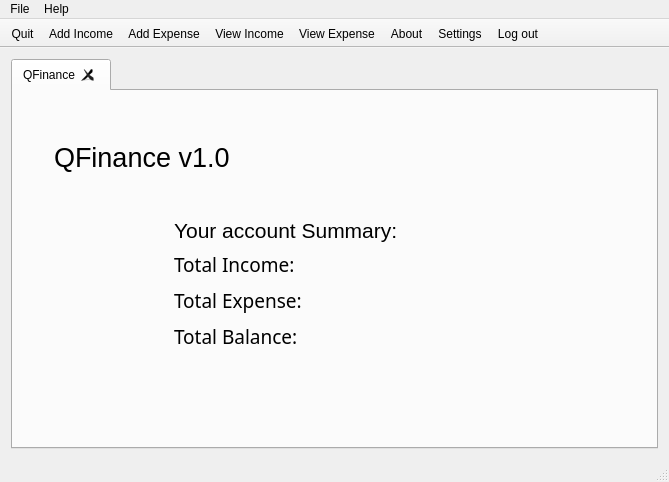
<?xml version="1.0" encoding="UTF-8"?>
<ui version="4.0">
 <class>MainWindow</class>
 <widget class="QMainWindow" name="MainWindow">
  <property name="geometry">
   <rect>
    <x>0</x>
    <y>0</y>
    <width>669</width>
    <height>482</height>
   </rect>
  </property>
  <property name="windowTitle">
   <string>QFinance 1.0</string>
  </property>
  <property name="windowIcon">
   <iconset resource="images.qrc">
    <normaloff>:/Qt Dox/qf-logo (2).png</normaloff>:/Qt Dox/qf-logo (2).png</iconset>
  </property>
  <widget class="QWidget" name="centralWidget">
   <layout class="QHBoxLayout" name="horizontalLayout">
    <item>
     <widget class="QTabWidget" name="tabWidget">
      <property name="enabled">
       <bool>true</bool>
      </property>
      <property name="currentIndex">
       <number>0</number>
      </property>
      <property name="tabsClosable">
       <bool>true</bool>
      </property>
      <widget class="QWidget" name="tab">
       <attribute name="title">
        <string>QFinance</string>
       </attribute>
       <layout class="QGridLayout" name="gridLayout">
        <item row="0" column="1" colspan="2">
         <widget class="QLabel" name="lblHeading">
          <property name="minimumSize">
           <size>
            <width>550</width>
            <height>110</height>
           </size>
          </property>
          <property name="font">
           <font>
            <family>Segoe UI</family>
            <pointsize>20</pointsize>
           </font>
          </property>
          <property name="text">
           <string>QFinance v1.0</string>
          </property>
         </widget>
        </item>
        <item row="1" column="0">
         <spacer name="horizontalSpacer">
          <property name="orientation">
           <enum>Qt::Horizontal</enum>
          </property>
          <property name="sizeHint" stdset="0">
           <size>
            <width>40</width>
            <height>20</height>
           </size>
          </property>
         </spacer>
        </item>
        <item row="1" column="1">
         <layout class="QGridLayout" name="gridLayout_2">
          <property name="leftMargin">
           <number>120</number>
          </property>
          <item row="0" column="1">
           <widget class="QLabel" name="label">
            <property name="font">
             <font>
              <family>Segoe UI</family>
              <pointsize>16</pointsize>
             </font>
            </property>
            <property name="text">
             <string>Your account Summary:</string>
            </property>
           </widget>
          </item>
          <item row="1" column="1">
           <layout class="QVBoxLayout" name="verticalLayout">
            <property name="leftMargin">
             <number>0</number>
            </property>
            <property name="rightMargin">
             <number>0</number>
            </property>
            <item>
             <layout class="QHBoxLayout" name="horizontalLayout_2">
              <item>
               <widget class="QLabel" name="lbLIncome">
                <property name="minimumSize">
                 <size>
                  <width>110</width>
                  <height>30</height>
                 </size>
                </property>
                <property name="font">
                 <font>
                  <family>Calibri Light</family>
                  <pointsize>14</pointsize>
                 </font>
                </property>
                <property name="text">
                 <string>Total Income: </string>
                </property>
               </widget>
              </item>
              <item>
               <widget class="QLabel" name="lblIncomeAmount">
                <property name="minimumSize">
                 <size>
                  <width>70</width>
                  <height>30</height>
                 </size>
                </property>
                <property name="font">
                 <font>
                  <family>Calibri Light</family>
                  <pointsize>14</pointsize>
                 </font>
                </property>
                <property name="styleSheet">
                 <string notr="true">color:rgb(0, 170, 0)</string>
                </property>
                <property name="text">
                 <string/>
                </property>
               </widget>
              </item>
             </layout>
            </item>
            <item>
             <layout class="QHBoxLayout" name="horizontalLayout_3">
              <item>
               <widget class="QLabel" name="lblExpense">
                <property name="minimumSize">
                 <size>
                  <width>110</width>
                  <height>30</height>
                 </size>
                </property>
                <property name="font">
                 <font>
                  <family>Calibri Light</family>
                  <pointsize>14</pointsize>
                 </font>
                </property>
                <property name="text">
                 <string>Total Expense: </string>
                </property>
               </widget>
              </item>
              <item>
               <widget class="QLabel" name="lblExpenseAmount">
                <property name="minimumSize">
                 <size>
                  <width>70</width>
                  <height>30</height>
                 </size>
                </property>
                <property name="font">
                 <font>
                  <family>Calibri Light</family>
                  <pointsize>14</pointsize>
                 </font>
                </property>
                <property name="styleSheet">
                 <string notr="true">color: rgb(255, 0, 0);</string>
                </property>
                <property name="text">
                 <string/>
                </property>
               </widget>
              </item>
             </layout>
            </item>
            <item>
             <layout class="QHBoxLayout" name="horizontalLayout_4">
              <item>
               <widget class="QLabel" name="lblBalance">
                <property name="minimumSize">
                 <size>
                  <width>110</width>
                  <height>30</height>
                 </size>
                </property>
                <property name="font">
                 <font>
                  <family>Calibri Light</family>
                  <pointsize>14</pointsize>
                 </font>
                </property>
                <property name="text">
                 <string>Total Balance:</string>
                </property>
               </widget>
              </item>
              <item>
               <widget class="QLabel" name="lblBalanceAmount">
                <property name="minimumSize">
                 <size>
                  <width>70</width>
                  <height>30</height>
                 </size>
                </property>
                <property name="font">
                 <font>
                  <family>Calibri Light</family>
                  <pointsize>14</pointsize>
                 </font>
                </property>
                <property name="text">
                 <string/>
                </property>
               </widget>
              </item>
             </layout>
            </item>
           </layout>
          </item>
         </layout>
        </item>
        <item row="1" column="2">
         <spacer name="horizontalSpacer_2">
          <property name="orientation">
           <enum>Qt::Horizontal</enum>
          </property>
          <property name="sizeHint" stdset="0">
           <size>
            <width>250</width>
            <height>20</height>
           </size>
          </property>
         </spacer>
        </item>
        <item row="2" column="2">
         <spacer name="verticalSpacer">
          <property name="orientation">
           <enum>Qt::Vertical</enum>
          </property>
          <property name="sizeHint" stdset="0">
           <size>
            <width>20</width>
            <height>40</height>
           </size>
          </property>
         </spacer>
        </item>
       </layout>
      </widget>
     </widget>
    </item>
   </layout>
  </widget>
  <widget class="QMenuBar" name="menuBar">
   <property name="geometry">
    <rect>
     <x>0</x>
     <y>0</y>
     <width>669</width>
     <height>21</height>
    </rect>
   </property>
   <widget class="QMenu" name="menuFile">
    <property name="title">
     <string>File</string>
    </property>
    <addaction name="actionQuit"/>
   </widget>
   <widget class="QMenu" name="menuHelp">
    <property name="title">
     <string>Help</string>
    </property>
    <addaction name="actionAbout"/>
    <addaction name="actionAbout_Qt"/>
   </widget>
   <addaction name="menuFile"/>
   <addaction name="menuHelp"/>
  </widget>
  <widget class="QToolBar" name="mainToolBar">
   <property name="movable">
    <bool>false</bool>
   </property>
   <attribute name="toolBarArea">
    <enum>TopToolBarArea</enum>
   </attribute>
   <attribute name="toolBarBreak">
    <bool>false</bool>
   </attribute>
   <addaction name="actionQuit"/>
   <addaction name="actionAdd_Income"/>
   <addaction name="actionAdd_Expense"/>
   <addaction name="actionView_Income"/>
   <addaction name="actionView_Expense"/>
   <addaction name="actionAbout"/>
   <addaction name="actionSettings"/>
   <addaction name="actionLog_out"/>
  </widget>
  <widget class="QStatusBar" name="statusBar"/>
  <action name="actionQuit">
   <property name="text">
    <string>Quit</string>
   </property>
   <property name="shortcut">
    <string>Ctrl+Q</string>
   </property>
  </action>
  <action name="actionAdd_Income">
   <property name="text">
    <string>Add Income</string>
   </property>
   <property name="toolTip">
    <string>Add a New Income Transaction</string>
   </property>
   <property name="shortcut">
    <string>Ctrl+I</string>
   </property>
  </action>
  <action name="actionAdd_Expense">
   <property name="text">
    <string>Add Expense</string>
   </property>
   <property name="toolTip">
    <string>Add a New Expense Transaction</string>
   </property>
   <property name="shortcut">
    <string>Ctrl+E</string>
   </property>
  </action>
  <action name="actionView_Income">
   <property name="text">
    <string>View Income</string>
   </property>
   <property name="toolTip">
    <string>View Income records in a table</string>
   </property>
  </action>
  <action name="actionView_Expense">
   <property name="text">
    <string>View Expense</string>
   </property>
   <property name="toolTip">
    <string>View Expense records in a table</string>
   </property>
  </action>
  <action name="actionAbout">
   <property name="text">
    <string>About</string>
   </property>
   <property name="toolTip">
    <string>About QFinance</string>
   </property>
  </action>
  <action name="actionAbout_Qt">
   <property name="text">
    <string>About Qt</string>
   </property>
  </action>
  <action name="actionSettings">
   <property name="text">
    <string>Settings</string>
   </property>
   <property name="toolTip">
    <string>Change Settins</string>
   </property>
  </action>
  <action name="actionLog_out">
   <property name="text">
    <string>Log out</string>
   </property>
  </action>
 </widget>
 <layoutdefault spacing="6" margin="11"/>
 <resources>
  <include location="images.qrc"/>
 </resources>
 <connections/>
</ui>
